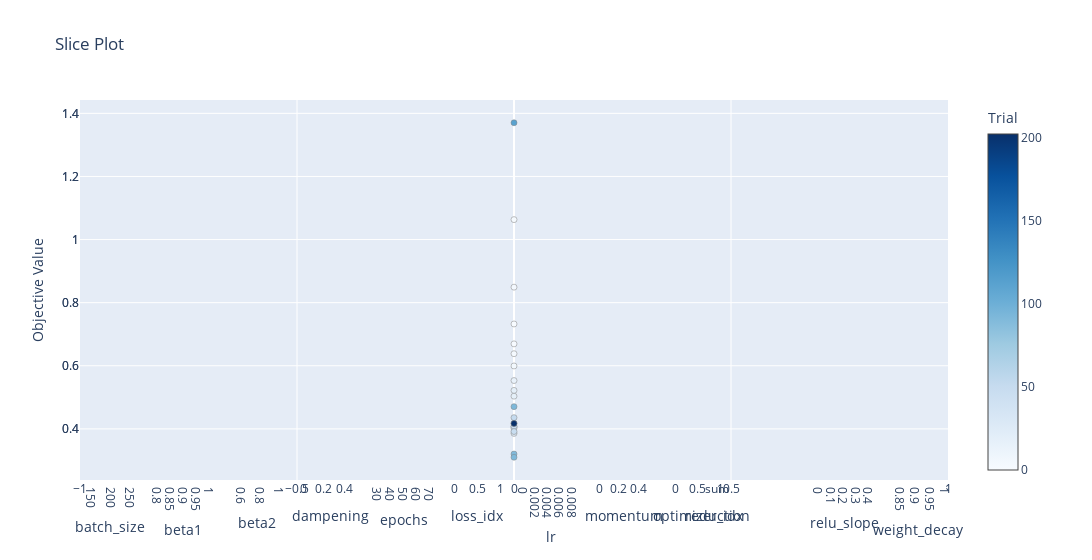

The notebook cell saved with this chart:
### Code cell
if is_multi_objective:
    fig = vis.plot_slice(study, target=lambda t: t.values[1], target_name='Accuracy')
else:
    fig = vis.plot_slice(study)
fig.show()

### Figure 1 — Plotly figure (JSON) as saved in the notebook; plotly's stock layout.template omitted (floating-point values rounded to 4 significant figures)
{"data": [{"marker": {"color": [0, 1, 2, 3, 4, 5, 14, 18, 19, 20, 23, 24, 47, 48, 51, 54, 90, 91, 92, 112, 202], "colorbar": {"title": {"text": "Trial"}, "x": 1, "xpad": 40}, "colorscale": [[0, "rgb(247,251,255)"], [0.125, "rgb(222,235,247)"], [0.25, "rgb(198,219,239)"], [0.375, "rgb(158,202,225)"], [0.5, "rgb(107,174,214)"], [0.625, "rgb(66,146,198)"], [0.75, "rgb(33,113,181)"], [0.875, "rgb(8,81,156)"], [1, "rgb(8,48,107)"]], "line": {"color": "Grey", "width": 0.5}, "showscale": true}, "mode": "markers", "name": "Feasible Trial", "showlegend": false, "type": "scatter", "x": [253, 185, 226, 151, 202, 194, 136, 212, 215, 221, 214, 228, 218, 223, 222, 202, 227, 226, 233, 212, 227], "xaxis": "x", "y": [0.7326, 0.6694, 1.063, 0.6383, 0.8492, 0.5994, 0.5532, 0.5037, 0.5221, 0.4068, 0.3858, 0.402, 0.4076, 0.3917, 0.4357, 0.4176, 0.3203, 0.3101, 0.4705, 1.37, 0.4172], "yaxis": "y"}, {"marker": {"color": [0, 1, 2, 3, 4, 5, 14, 18, 19, 20, 23, 24, 47, 48, 51, 54, 90, 91, 92, 112, 202], "colorbar": {"title": {"text": "Trial"}, "x": 1, "xpad": 40}, "colorscale": [[0, "rgb(247,251,255)"], [0.125, "rgb(222,235,247)"], [0.25, "rgb(198,219,239)"], [0.375, "rgb(158,202,225)"], [0.5, "rgb(107,174,214)"], [0.625, "rgb(66,146,198)"], [0.75, "rgb(33,113,181)"], [0.875, "rgb(8,81,156)"], [1, "rgb(8,48,107)"]], "line": {"color": "Grey", "width": 0.5}, "showscale": false}, "mode": "markers", "name": "Feasible Trial", "showlegend": false, "type": "scatter", "x": [0.8252, 0.8371, 0.9837, 0.9557, 0.8441, 0.845, 0.8707, 0.8601, 0.8682, 0.9088, 0.897, 0.8999, 0.8511, 0.8331, 0.8154, 0.8096, 0.8151, 0.8153, 0.8149, 0.8967, 0.8169], "xaxis": "x2", "y": [0.7326, 0.6694, 1.063, 0.6383, 0.8492, 0.5994, 0.5532, 0.5037, 0.5221, 0.4068, 0.3858, 0.402, 0.4076, 0.3917, 0.4357, 0.4176, 0.3203, 0.3101, 0.4705, 1.37, 0.4172], "yaxis": "y2"}, {"marker": {"color": [0, 1, 2, 3, 4, 5, 14, 18, 19, 20, 23, 24, 47, 48, 51, 54, 90, 91, 92, 112, 202], "colorbar": {"title": {"text": "Trial"}, "x": 1, "xpad": 40}, "colorscale": [[0, "rgb(247,251,255)"], [0.125, "rgb(222,235,247)"], [0.25, "rgb(198,219,239)"], [0.375, "rgb(158,202,225)"], [0.5, "rgb(107,174,214)"], [0.625, "rgb(66,146,198)"], [0.75, "rgb(33,113,181)"], [0.875, "rgb(8,81,156)"], [1, "rgb(8,48,107)"]], "line": {"color": "Grey", "width": 0.5}, "showscale": false}, "mode": "markers", "name": "Feasible Trial", "showlegend": false, "type": "scatter", "x": [0.7811, 0.6927, 0.5126, 0.8547, 0.9352, 0.73, 0.8807, 0.9921, 0.9985, 0.9928, 0.9886, 0.9396, 0.9289, 0.9304, 0.9545, 0.6283, 0.9652, 0.968, 0.967, 0.9746, 0.7235], "xaxis": "x3", "y": [0.7326, 0.6694, 1.063, 0.6383, 0.8492, 0.5994, 0.5532, 0.5037, 0.5221, 0.4068, 0.3858, 0.402, 0.4076, 0.3917, 0.4357, 0.4176, 0.3203, 0.3101, 0.4705, 1.37, 0.4172], "yaxis": "y3"}, {"marker": {"color": [0, 1, 2, 3, 4, 5, 14, 18, 19, 20, 23, 24, 47, 48, 51, 54, 90, 91, 92, 112, 202], "colorbar": {"title": {"text": "Trial"}, "x": 1, "xpad": 40}, "colorscale": [[0, "rgb(247,251,255)"], [0.125, "rgb(222,235,247)"], [0.25, "rgb(198,219,239)"], [0.375, "rgb(158,202,225)"], [0.5, "rgb(107,174,214)"], [0.625, "rgb(66,146,198)"], [0.75, "rgb(33,113,181)"], [0.875, "rgb(8,81,156)"], [1, "rgb(8,48,107)"]], "line": {"color": "Grey", "width": 0.5}, "showscale": false}, "mode": "markers", "name": "Feasible Trial", "showlegend": false, "type": "scatter", "x": [0.4838, 0.1961, 0.3351, 0.4662, 0.4319, 0.08103, 0.1325, 0.1546, 0.2715, 0.2813, 0.1787, 0.1737, 0.1303, 0.05645, 0.04142, 0.07982, 0.3421, 0.3581, 0.3878, 0.3176, 0.1867], "xaxis": "x4", "y": [0.7326, 0.6694, 1.063, 0.6383, 0.8492, 0.5994, 0.5532, 0.5037, 0.5221, 0.4068, 0.3858, 0.402, 0.4076, 0.3917, 0.4357, 0.4176, 0.3203, 0.3101, 0.4705, 1.37, 0.4172], "yaxis": "y4"}, {"marker": {"color": [0, 1, 2, 3, 4, 5, 14, 18, 19, 20, 23, 24, 47, 48, 51, 54, 90, 91, 92, 112, 202], "colorbar": {"title": {"text": "Trial"}, "x": 1, "xpad": 40}, "colorscale": [[0, "rgb(247,251,255)"], [0.125, "rgb(222,235,247)"], [0.25, "rgb(198,219,239)"], [0.375, "rgb(158,202,225)"], [0.5, "rgb(107,174,214)"], [0.625, "rgb(66,146,198)"], [0.75, "rgb(33,113,181)"], [0.875, "rgb(8,81,156)"], [1, "rgb(8,48,107)"]], "line": {"color": "Grey", "width": 0.5}, "showscale": false}, "mode": "markers", "name": "Feasible Trial", "showlegend": false, "type": "scatter", "x": [63, 67, 66, 65, 46, 55, 50, 57, 37, 32, 39, 41, 37, 57, 55, 62, 42, 42, 43, 37, 37], "xaxis": "x5", "y": [0.7326, 0.6694, 1.063, 0.6383, 0.8492, 0.5994, 0.5532, 0.5037, 0.5221, 0.4068, 0.3858, 0.402, 0.4076, 0.3917, 0.4357, 0.4176, 0.3203, 0.3101, 0.4705, 1.37, 0.4172], "yaxis": "y5"}, {"marker": {"color": [0, 1, 2, 3, 4, 5, 14, 18, 19, 20, 23, 24, 47, 48, 51, 54, 90, 91, 92, 112, 202], "colorbar": {"title": {"text": "Trial"}, "x": 1, "xpad": 40}, "colorscale": [[0, "rgb(247,251,255)"], [0.125, "rgb(222,235,247)"], [0.25, "rgb(198,219,239)"], [0.375, "rgb(158,202,225)"], [0.5, "rgb(107,174,214)"], [0.625, "rgb(66,146,198)"], [0.75, "rgb(33,113,181)"], [0.875, "rgb(8,81,156)"], [1, "rgb(8,48,107)"]], "line": {"color": "Grey", "width": 0.5}, "showscale": false}, "mode": "markers", "name": "Feasible Trial", "showlegend": false, "type": "scatter", "x": [0, 1, 0, 1, 1, 0, 1, 1, 0, 1, 1, 1, 1, 0, 0, 0, 1, 1, 1, 1, 1, 1, 1, 1, 1], "xaxis": "x6", "y": [0.7326, 0.6694, 1.063, 0.6383, 0.8492, 0.5994, 0.5532, 0.5037, 0.5221, 0.4068, 0.3858, 0.402, 0.4076, 0.3917, 0.4357, 0.4176, 0.3203, 0.3101, 0.4705, 1.37, 0.4172], "yaxis": "y6"}, {"marker": {"color": [0, 1, 2, 3, 4, 5, 14, 18, 19, 20, 23, 24, 47, 48, 51, 54, 90, 91, 92, 112, 202], "colorbar": {"title": {"text": "Trial"}, "x": 1, "xpad": 40}, "colorscale": [[0, "rgb(247,251,255)"], [0.125, "rgb(222,235,247)"], [0.25, "rgb(198,219,239)"], [0.375, "rgb(158,202,225)"], [0.5, "rgb(107,174,214)"], [0.625, "rgb(66,146,198)"], [0.75, "rgb(33,113,181)"], [0.875, "rgb(8,81,156)"], [1, "rgb(8,48,107)"]], "line": {"color": "Grey", "width": 0.5}, "showscale": false}, "mode": "markers", "name": "Feasible Trial", "showlegend": false, "type": "scatter", "x": [0.007297, 0.007941, 0.000867, 0.000642, 0.008159, 0.004743, 0.005842, 0.003977, 0.00299, 0.002382, 0.001622, 0.001686, 0.0029, 0.001497, 0.002531, 0.002052, 0.002159, 0.002149, 0.002262, 0.002992, 0.002811], "xaxis": "x7", "y": [0.7326, 0.6694, 1.063, 0.6383, 0.8492, 0.5994, 0.5532, 0.5037, 0.5221, 0.4068, 0.3858, 0.402, 0.4076, 0.3917, 0.4357, 0.4176, 0.3203, 0.3101, 0.4705, 1.37, 0.4172], "yaxis": "y7"}, {"marker": {"color": [0, 1, 2, 3, 4, 5, 14, 18, 19, 20, 23, 24, 47, 48, 51, 54, 90, 91, 92, 112, 202], "colorbar": {"title": {"text": "Trial"}, "x": 1, "xpad": 40}, "colorscale": [[0, "rgb(247,251,255)"], [0.125, "rgb(222,235,247)"], [0.25, "rgb(198,219,239)"], [0.375, "rgb(158,202,225)"], [0.5, "rgb(107,174,214)"], [0.625, "rgb(66,146,198)"], [0.75, "rgb(33,113,181)"], [0.875, "rgb(8,81,156)"], [1, "rgb(8,48,107)"]], "line": {"color": "Grey", "width": 0.5}, "showscale": false}, "mode": "markers", "name": "Feasible Trial", "showlegend": false, "type": "scatter", "x": [0.02365, 0.477, 0.4937, 0.4656, 0.1322, 0.09284, 0.4192, 0.3881, 0.4026, 0.365, 0.3637, 0.3476, 0.4528, 0.442, 0.4283, 0.4539, 0.4855, 0.456, 0.4853, 0.4542, 0.3554], "xaxis": "x8", "y": [0.7326, 0.6694, 1.063, 0.6383, 0.8492, 0.5994, 0.5532, 0.5037, 0.5221, 0.4068, 0.3858, 0.402, 0.4076, 0.3917, 0.4357, 0.4176, 0.3203, 0.3101, 0.4705, 1.37, 0.4172], "yaxis": "y8"}, {"marker": {"color": [0, 1, 2, 3, 4, 5, 14, 18, 19, 20, 23, 24, 47, 48, 51, 54, 90, 91, 92, 112, 202], "colorbar": {"title": {"text": "Trial"}, "x": 1, "xpad": 40}, "colorscale": [[0, "rgb(247,251,255)"], [0.125, "rgb(222,235,247)"], [0.25, "rgb(198,219,239)"], [0.375, "rgb(158,202,225)"], [0.5, "rgb(107,174,214)"], [0.625, "rgb(66,146,198)"], [0.75, "rgb(33,113,181)"], [0.875, "rgb(8,81,156)"], [1, "rgb(8,48,107)"]], "line": {"color": "Grey", "width": 0.5}, "showscale": false}, "mode": "markers", "name": "Feasible Trial", "showlegend": false, "type": "scatter", "x": [1, 0, 0, 1, 1, 0, 0, 0, 0, 0, 0, 0, 0, 0, 0, 0, 0, 0, 0, 0, 0], "xaxis": "x9", "y": [0.7326, 0.6694, 1.063, 0.6383, 0.8492, 0.5994, 0.5532, 0.5037, 0.5221, 0.4068, 0.3858, 0.402, 0.4076, 0.3917, 0.4357, 0.4176, 0.3203, 0.3101, 0.4705, 1.37, 0.4172], "yaxis": "y9"}, {"marker": {"color": [0, 1, 2, 3, 4, 5, 14, 18, 19, 20, 23, 24, 47, 48, 51, 54, 90, 91, 92, 112, 202], "colorbar": {"title": {"text": "Trial"}, "x": 1, "xpad": 40}, "colorscale": [[0, "rgb(247,251,255)"], [0.125, "rgb(222,235,247)"], [0.25, "rgb(198,219,239)"], [0.375, "rgb(158,202,225)"], [0.5, "rgb(107,174,214)"], [0.625, "rgb(66,146,198)"], [0.75, "rgb(33,113,181)"], [0.875, "rgb(8,81,156)"], [1, "rgb(8,48,107)"]], "line": {"color": "Grey", "width": 0.5}, "showscale": false}, "mode": "markers", "name": "Feasible Trial", "showlegend": false, "type": "scatter", "x": ["sum", "sum", "sum", "sum", "sum", "sum", "sum", "sum", "sum", "sum", "sum", "sum", "sum", "sum", "sum", "sum", "sum", "sum", "sum", "sum", "sum"], "xaxis": "x10", "y": [0.7326, 0.6694, 1.063, 0.6383, 0.8492, 0.5994, 0.5532, 0.5037, 0.5221, 0.4068, 0.3858, 0.402, 0.4076, 0.3917, 0.4357, 0.4176, 0.3203, 0.3101, 0.4705, 1.37, 0.4172], "yaxis": "y10"}, {"marker": {"color": [0, 1, 2, 3, 4, 5, 14, 18, 19, 20, 23, 24, 47, 48, 51, 54, 90, 91, 92, 112, 202], "colorbar": {"title": {"text": "Trial"}, "x": 1, "xpad": 40}, "colorscale": [[0, "rgb(247,251,255)"], [0.125, "rgb(222,235,247)"], [0.25, "rgb(198,219,239)"], [0.375, "rgb(158,202,225)"], [0.5, "rgb(107,174,214)"], [0.625, "rgb(66,146,198)"], [0.75, "rgb(33,113,181)"], [0.875, "rgb(8,81,156)"], [1, "rgb(8,48,107)"]], "line": {"color": "Grey", "width": 0.5}, "showscale": false}, "mode": "markers", "name": "Feasible Trial", "showlegend": false, "type": "scatter", "x": [0.08713, 0.128, 0.03847, 0.3141, 0.02165, 0.2316, 0.3252, 0.2449, 0.3022, 0.1788, 0.2792, 0.2514, 0.3634, 0.3529, 0.3269, 0.322, 0.3831, 0.3779, 0.3905, 0.3109, 0.2866], "xaxis": "x11", "y": [0.7326, 0.6694, 1.063, 0.6383, 0.8492, 0.5994, 0.5532, 0.5037, 0.5221, 0.4068, 0.3858, 0.402, 0.4076, 0.3917, 0.4357, 0.4176, 0.3203, 0.3101, 0.4705, 1.37, 0.4172], "yaxis": "y11"}, {"marker": {"color": [0, 1, 2, 3, 4, 5, 14, 18, 19, 20, 23, 24, 47, 48, 51, 54, 90, 91, 92, 112, 202], "colorbar": {"title": {"text": "Trial"}, "x": 1, "xpad": 40}, "colorscale": [[0, "rgb(247,251,255)"], [0.125, "rgb(222,235,247)"], [0.25, "rgb(198,219,239)"], [0.375, "rgb(158,202,225)"], [0.5, "rgb(107,174,214)"], [0.625, "rgb(66,146,198)"], [0.75, "rgb(33,113,181)"], [0.875, "rgb(8,81,156)"], [1, "rgb(8,48,107)"]], "line": {"color": "Grey", "width": 0.5}, "showscale": false}, "mode": "markers", "name": "Feasible Trial", "showlegend": false, "type": "scatter", "x": [0.9493, 0.841, 0.919, 0.9346, 0.833, 0.9841, 0.9638, 0.9114, 0.9, 0.8992, 0.9143, 0.9194, 0.9376, 0.9354, 0.922, 0.9362, 0.9415, 0.941, 0.9503, 0.9464, 0.9159], "xaxis": "x12", "y": [0.7326, 0.6694, 1.063, 0.6383, 0.8492, 0.5994, 0.5532, 0.5037, 0.5221, 0.4068, 0.3858, 0.402, 0.4076, 0.3917, 0.4357, 0.4176, 0.3203, 0.3101, 0.4705, 1.37, 0.4172], "yaxis": "y12"}, {"marker": {"color": [0, 1, 2, 3, 4, 5, 14, 18, 19, 20, 23, 24, 47, 48, 51, 54, 90, 91, 92, 112, 202], "colorbar": {"title": {"text": "Trial"}, "x": 1, "xpad": 40}, "colorscale": [[0, "rgb(247,251,255)"], [0.125, "rgb(222,235,247)"], [0.25, "rgb(198,219,239)"], [0.375, "rgb(158,202,225)"], [0.5, "rgb(107,174,214)"], [0.625, "rgb(66,146,198)"], [0.75, "rgb(33,113,181)"], [0.875, "rgb(8,81,156)"], [1, "rgb(8,48,107)"]], "line": {"color": "Grey", "width": 0.5}, "showscale": false}, "mode": "markers", "name": "Feasible Trial", "showlegend": false, "type": "scatter", "x": [0, 0, 0, 0, 0, 0, 0, 0, 0, 0, 0, 0, 0, 0, 0, 0, 0, 0, 0, 0, 0, 0, 0, 0, 0, 0, 0, 0, 0, 0, 0, 0, 0, 0, 0, 0, 0, 0, 0, 0, 0, 0, 0, 0, 0, 0, 0, 0, 0, 0, 0, 0, 0, 0, 0, 0, 0], "xaxis": "x13", "y": [0.7326, 0.6694, 1.063, 0.6383, 0.8492, 0.5994, 0.5532, 0.5037, 0.5221, 0.4068, 0.3858, 0.402, 0.4076, 0.3917, 0.4357, 0.4176, 0.3203, 0.3101, 0.4705, 1.37, 0.4172], "yaxis": "y13"}], "layout": {"title": {"text": "Slice Plot"}, "width": 3600, "xaxis": {"anchor": "y", "domain": [0, 0.06806], "title": {"text": "batch_size"}}, "xaxis10": {"anchor": "y10", "categoryarray": ["sum"], "categoryorder": "array", "domain": [0.703, 0.7657], "title": {"text": "reduction"}, "type": "category"}, "xaxis11": {"anchor": "y11", "domain": [0.8472, 0.9153], "title": {"text": "relu_slope"}}, "xaxis12": {"anchor": "y12", "domain": [0.9319, 1.0], "title": {"text": "weight_decay"}}, "xaxis2": {"anchor": "y2", "domain": [0.08472, 0.1528], "title": {"text": "beta1"}}, "xaxis3": {"anchor": "y3", "domain": [0.1694, 0.2375], "title": {"text": "beta2"}}, "xaxis4": {"anchor": "y4", "domain": [0.2542, 0.3222], "title": {"text": "dampening"}}, "xaxis5": {"anchor": "y5", "domain": [0.3389, 0.4069], "title": {"text": "epochs"}}, "xaxis6": {"anchor": "y6", "domain": [0.4236, 0.4917], "title": {"text": "loss_idx"}}, "xaxis7": {"anchor": "y7", "domain": [0.5083, 0.5764], "title": {"text": "lr"}}, "xaxis8": {"anchor": "y8", "domain": [0.5931, 0.6611], "title": {"text": "momentum"}}, "xaxis9": {"anchor": "y9", "domain": [0.6778, 0.7458], "title": {"text": "optimizer_idx"}}, "yaxis": {"anchor": "x", "domain": [0, 1], "title": {"text": "Objective Value"}}, "yaxis10": {"anchor": "x10", "domain": [0, 1], "matches": "y", "showticklabels": false}, "yaxis11": {"anchor": "x11", "domain": [0, 1], "matches": "y", "showticklabels": false}, "yaxis12": {"anchor": "x12", "domain": [0, 1], "matches": "y", "showticklabels": false}, "yaxis2": {"anchor": "x2", "domain": [0, 1], "matches": "y", "showticklabels": false}, "yaxis3": {"anchor": "x3", "domain": [0, 1], "matches": "y", "showticklabels": false}, "yaxis4": {"anchor": "x4", "domain": [0, 1], "matches": "y", "showticklabels": false}, "yaxis5": {"anchor": "x5", "domain": [0, 1], "matches": "y", "showticklabels": false}, "yaxis6": {"anchor": "x6", "domain": [0, 1], "matches": "y", "showticklabels": false}, "yaxis7": {"anchor": "x7", "domain": [0, 1], "matches": "y", "showticklabels": false}, "yaxis8": {"anchor": "x8", "domain": [0, 1], "matches": "y", "showticklabels": false}, "yaxis9": {"anchor": "x9", "domain": [0, 1], "matches": "y", "showticklabels": false}}}
